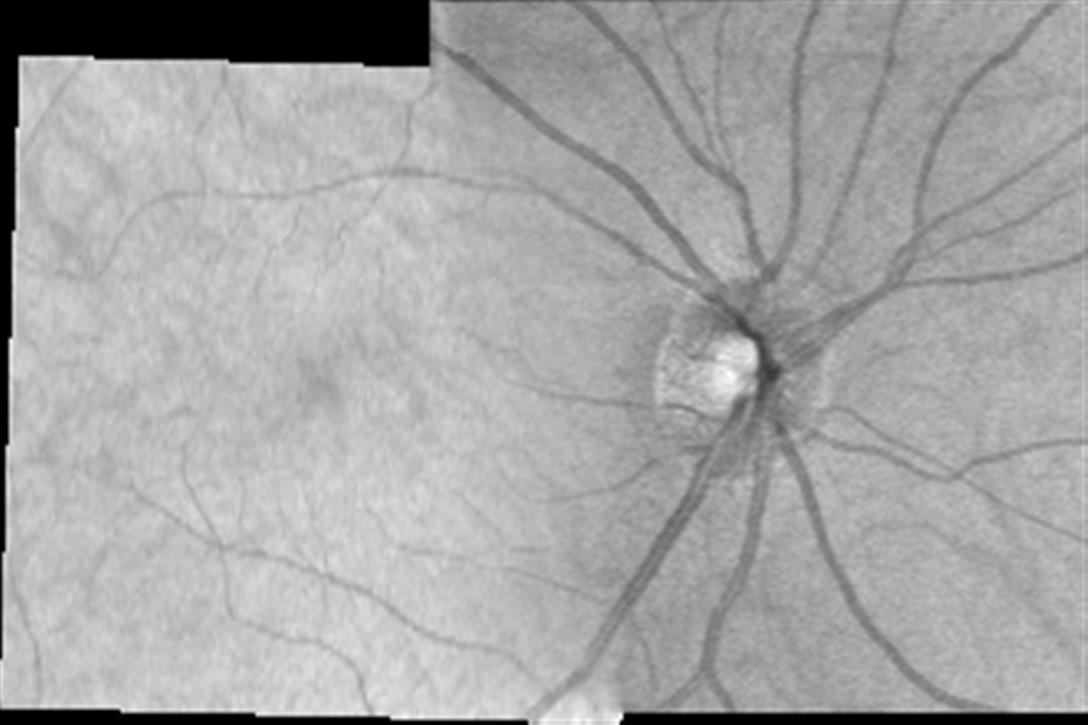
#> input picture Images/_OD1.jpeg, 1088 x 725 px, found by its file name; its folder holds only this picture in this run
$ python OpticDisk_Main.py   (older library calls are emulated)
#> lines starting #> are read from the running program, lines starting #| are printed output that depends on the picture; after the words box and inside, x2 and y2 are one past the last pixel; in counts of white or black regions, pixels touching at a corner belong together
import cv2
import time
import math
import random
import argparse
import numpy as np
import numpy.matlib as npmatlib
import matplotlib.pyplot as plt
from PIL import Image, ImageFilter
import statistics as stat
from skimage import io
from skimage import data
from skimage import color
from skimage.color import rgb2gray
from skimage.filters import gaussian
from skimage.measure import regionprops
from skimage.segmentation import active_contour
from skimage.filters import meijering, sato, frangi, hessian
from scipy.ndimage.filters import uniform_filter
from scipy.ndimage.measurements import variance

# [11 lines left out: function auto_canny, not called in this run]

def nothing(x):
    pass

# [211 lines left out: function crimmins, not called in this run]

def crop(img, i):
    # Returns dimensions of image
    height, width = img.shape[0:2]
    # Top and Bottom range
    startrow = int(height*.12)
    endrow = int(height*.88)
    startcol = int(width*.05)
    endcol = int(width*0.95)
    img = img[startrow:endrow, startcol:endcol]
    height, width = img.shape[0:2]
    # Finds the side of the Optic Disk
    side = find_eyeside(img, i)
    # Left and Right range
    if side == 'r':
        startcol = int(width*.40)
        endcol = int(width-10)
    elif side == 'l':
        startcol = int(10)
        endcol = int(width*.60)
    image = img[0:height, startcol:endcol]
    height, width = img.shape[0:2]
    image = image[20:520, 20:520]
    return image

# [22 lines left out: function conservative_smoothing_gray, not called in this run]

"""
def window_function(img):
    min_avg_px = np.zeros(5)
    sum_px = 0
    avg_px = 0.0
    cntr = 0
    i_min = 0
    i_max = 0
    j_min = 0
    j_max = 0
    height,width = img.shape[0:2]
    for k in range(3):
        for l in range(3):
            i_min = math.floor(0.125*width)*k
            i_max = min((math.floor(0.5*width)+math.floor(0.125*width)*k),width)

            j_min = math.floor(0.1*height)*l
            j_max = min((math.floor(0.4*height)+math.floor(0.1*height)*l),height)

            sum_px = 0
            avg_px = 0.0
            cntr = 0

        for i in range(i_min,i_max):
            for j in range(j_min,j_max):
                sum_px = sum_px + img[j,i]
                cntr = cntr + 1

        if(k==0 and l==0):
            min_avg_px[0] = float(sum_px/cntr)
        avg_px = float(sum_px/cntr)
        if(avg_px<min_avg_px[0]):
            min_avg_px[0] = avg_px
            min_avg_px[1] = i_min
            min_avg_px[2] = i_max
            min_avg_px[3] = j_min
            min_avg_px[4] = j_max

    w_img = np.zeros((int(min_avg_px[4]-min_avg_px[3]),int(min_avg_px[2] - min_avg_px[1])))
    for i in range(int(min_avg_px[1]),int(min_avg_px[2])):
        for j in range(int(min_avg_px[3]),int(min_avg_px[4])):
            w_img[(j-int(min_avg_px[3])),(i-int(min_avg_px[1]))] = img[j,i]

    cv2.imwrite('window6_open.jpeg',w_img)
    cv2.waitKey(0)
"""

# [5 lines left out: function write_image, not called in this run]
    # Convert the scale (values range) of the image
    #img = cv2.convertScaleAbs(img, alpha=(255.0))
    # Save file
    #plt.savefig(path, bbox_inches='tight')#, img, format = 'png')

def find_eyeside(img, i):
    #side = input('Enter the Optic-Disk Side (R or L): ')
    #side = 'r'
    kernel = kernel = np.ones((25,25),np.uint8)
    opening = cv2.morphologyEx(img, cv2.MORPH_OPEN, kernel)
    m, n = img.shape[0:2]
    min_intensity = 255
    for a in range(m):
        for b in range(n):
            if opening[a,b] < min_intensity:
                min_intensity = opening[a,b]
                x = a
                y = b
    if y > n/2:
        side = 'r'
    elif y <= n/2:
        side = 'l'
    return side

# [8 lines left out: function lee_filter, not called in this run]

def segment(img, blur=0.01, alpha=0.1, beta=0.1, gamma=0.001):
    height, width = img.shape[0:2]
    # Initial contour
    s = np.linspace(0, 2*np.pi, 400)
    #r = int(height/2*np.ones(len(s)) + height*np.sin(s)/2)
    #c = int(width/2*np.ones(len(s)) + width*np.cos(s)/2)
    row = int(height/2)
    column = int(width/2)
    r = row + (row-10)*np.sin(s)
    c = column + (column-10)*np.cos(s)
    init = np.array([r, c]).T

    # Parameters for Active Contour
    blur = 0.01
    alpha = 0.1
    beta = 0.1
    gamma = 0.001
    w_line = -5
    w_edge = 0

    # Active contour
    snake = active_contour(gaussian(img, blur), init, alpha, beta, gamma, coordinates='rc')
    #snake = active_contour(gaussian(img, 1), init, alpha, beta, w_line, w_edge, gamma, coordinates='rc')
    # boundary_condition='fixed' blur = 1, alpha = 0.1, beta=1, w_line = -5, w_edge=0, gamma = 0.1
    # Display the image with contour
    fig, ax = plt.subplots(figsize=(7, 7))
    ax.imshow(img, cmap=plt.cm.gray)
    ax.plot(init[:, 1], init[:, 0], '--r', lw=3)
    ax.plot(snake[:, 1], snake[:, 0], '-b', lw=3)
    ax.set_xticks([]), ax.set_yticks([])
    ax.axis([0, img.shape[1], img.shape[0], 0])
    plt.show()

# [104 lines left out: functions filterimage, houghcircles, not called in this run]

def removeBloodVessels(img,th_0,th_1):
    globalMin = 0
    globalMax = 255   # it is the maximum gray level of the image

    img_flat = img.flatten()
    localMin = np.min(img_flat[np.nonzero(img_flat)])   # minimum non-zero intensity value of the taken image
    localMax = max(img_flat)   # maximum intensity value of the taken image

    m, n = img.shape[0:2]
    kernel1 = np.ones((25,25),np.uint8)
    kernel0 = np.zeros((25,25),np.uint8)
    copy_img = np.zeros((m,n))
    copy_img = img.copy()

    for i in range(m):
        for j in range(n):
            copy_img[i,j] = ((copy_img[i,j]-localMin)* ((globalMax-globalMin))/((localMax-localMin))) + globalMin
    closing1 = cv2.morphologyEx(img, cv2.MORPH_CLOSE, kernel1)
    closing0 = cv2.morphologyEx(img, cv2.MORPH_CLOSE, kernel0)

    bottomHat1 = closing1 - copy_img
    bottomHat0 = closing0 - copy_img

    for i in range(m):
        for j in range(n):
            if bottomHat0[i,j] < th_0:
                bottomHat0[i,j] = 0
            else:
                bottomHat0[i,j] = 255
            if bottomHat1[i,j] < th_1:
                bottomHat1[i,j] = 0
    '''
    alpha = 2
    beta = -125
    bottomHat1 = cv2.convertScaleAbs(bottomHat1, alpha=alpha, beta=beta)
    new_greyimage = np.zeros((m,n),np.uint8)

    for i in range(m):
        for j in range(n):
            if (bottomHat0[i,j] == 255):
                new_greyimage[i,j] = bottomHat1[i,j]
    '''

    for i in range(m):
        for j in range(n):
            copy_img[i,j] = img[i,j] + bottomHat1[i,j]
            if(copy_img[i,j]>255):
                copy_img[i,j] = 255
    """
    plt.subplot(2,2,1),plt.imshow(img,cmap = 'gray')
    plt.title('crim'), plt.xticks([]), plt.yticks([])
    plt.subplot(2,2,2),plt.imshow(bottomHat1,cmap = 'gray')
    plt.title('bottomHat1'), plt.xticks([]), plt.yticks([])
    plt.subplot(2,2,3),plt.imshow(bottomHat0,cmap = 'gray')
    plt.title('bottomHat0'), plt.xticks([]), plt.yticks([])
    plt.subplot(2,2,4),plt.imshow(copy_img,cmap = 'gray')
    plt.title('crim+bottomHat1'), plt.xticks([]), plt.yticks([])
    plt.show()
    """

    # [6 lines of commented-out code are left out]

    return bottomHat0, bottomHat1

def threshold_tb(image, threshold = 50, th_type = 3):
    alpha = 180
    beta = 125
    s = 0
    cv2.namedWindow('Contrast')
    # create trackbars for color change
    cv2.createTrackbar('alpha','Contrast', alpha, 255, nothing)
    cv2.createTrackbar('beta','Contrast', beta, 255, nothing)
    cv2.createTrackbar('Threshold','Contrast', threshold, 255, nothing)
    cv2.createTrackbar('Type','Contrast', th_type, 4, nothing)
    # create switch for ON/OFF functionality
    cv2.createTrackbar('Switch', 'Contrast', s, 1, nothing)
    # get current positions of four trackbars
    while(s == 0):
        alpha = cv2.getTrackbarPos('alpha','Contrast')
        beta = cv2.getTrackbarPos('beta','Contrast')
        threshold = cv2.getTrackbarPos('Threshold','Contrast')
        th_type = cv2.getTrackbarPos('Type','Contrast')
        s = cv2.getTrackbarPos('Switch','Contrast')
        """
        #0: Binary
        #1: Binary Inverted
        #2: Threshold Truncated
        #3: Threshold to Zero
        #4: Threshold to Zero Inverted
        """
        _, dst = cv2.threshold(image, threshold, 255, th_type)
        cv2.imshow('Threshold', dst)
        k = cv2.waitKey(1) & 0xFF
        if k == 27:
            break
    cv2.destroyAllWindows()
    return dst

# [53 lines left out: functions bottomhat_tb, adaptive_tb, not called in this run]

if __name__=="__main__":

    # Image files location
    location1 = 'Documents\GitHub\Optic_Disk\Images\_OD'
    location2 = 'Documents\GitHub\Optic_Disk\Images_Processed\_OD'
    # Loop through all the images

    for index in range(1, 15):

        image1 = location1 + str(index) + '.jpeg'   # Filename
        image2 = location2 + str(index) + '.jpg'    # Filename
        img1 = cv2.imread(image1,0)             # Read image
#> img1 is the input picture: shape (725, 1088); min 0, max 255, mean 165.4
        img2 = cv2.imread(image2,0)             # Read image
        img1 = crop(img1, index)                    # Crop the image
#> in find_eyeside, `opening = cv2.morphologyEx(img, cv2.MORPH_OPEN, kernel)`:
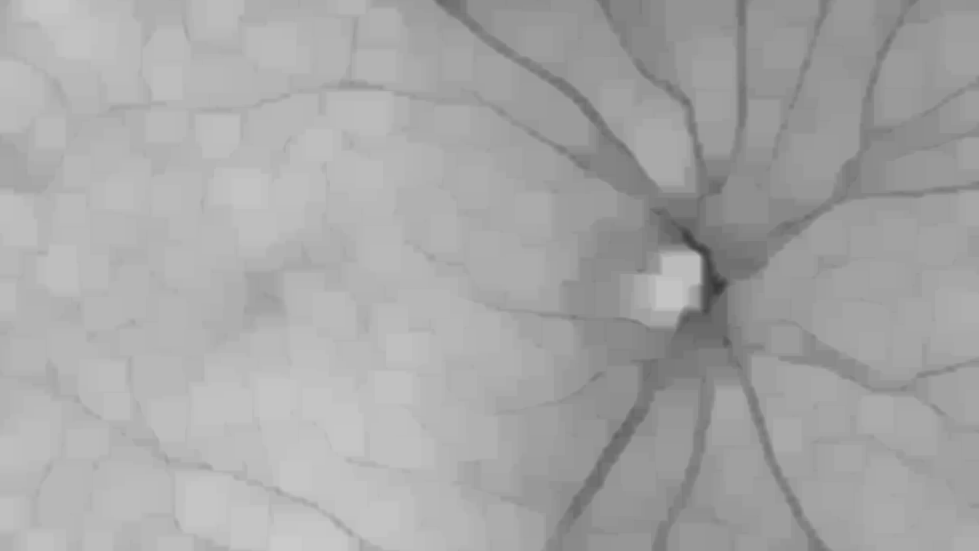
#> opening: shape (551, 979); min 56, max 202, mean 166.6
#> after the loop in find_eyeside, `for a in range(m):`: min_intensity = 56; x = 285; y = 716
#> in crop, `side = find_eyeside(img, i)`: side = 'r'
#> in crop, `image = image[20:520, 20:520]`:
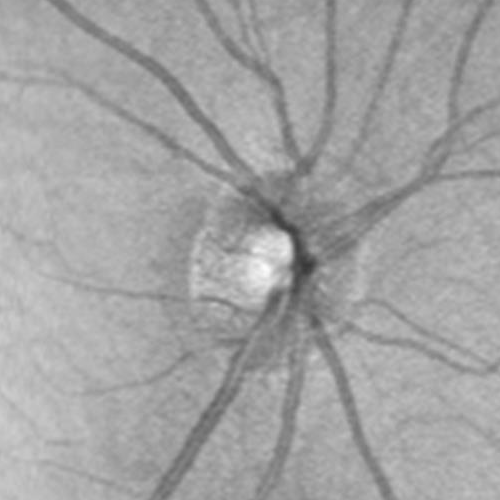
#> image: shape (500, 500); min 56, max 252, mean 163.2
        img = img1.copy()
        image = img.copy()
        final = image.copy()

        height, width = img.shape[0:2]
#> height = 500; width = 500

        _, bottomhat = removeBloodVessels(image,200,50)
#> in removeBloodVessels, `localMin = np.min(img_flat[np.nonzero(img_flat)])`: localMin = 56
#> in removeBloodVessels, `localMax = max(img_flat)`: localMax = 252
#> after the loop in removeBloodVessels, `for i in range(m):`:
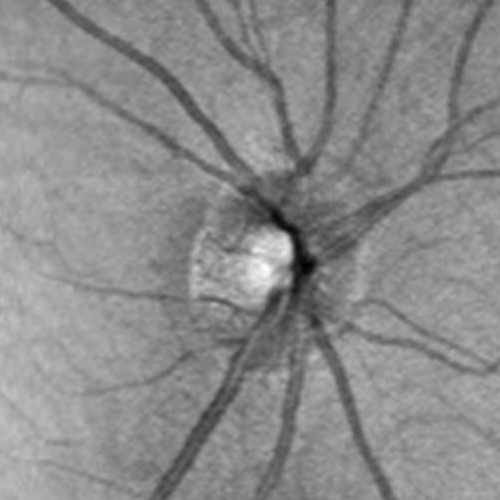
#> copy_img: shape (500, 500); min 0, max 255, mean 139
#> after the loop in removeBloodVessels, `for i in range(m):`:
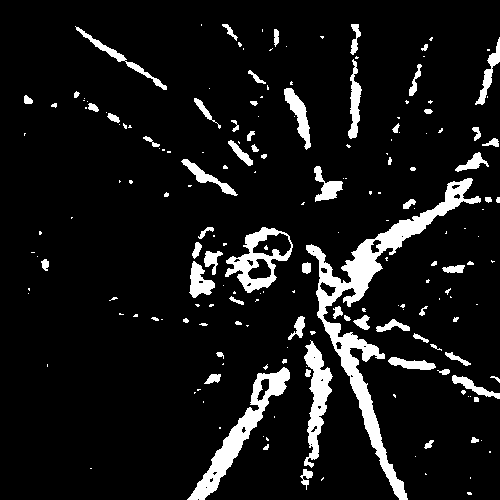
#> bottomHat0: shape (500, 500); 8.8% white; 193 white regions (119 under 20 px), largest, box (x1, y1, x2, y2) and area: (306, 178, 481, 500) 6917, (187, 367, 290, 500) 2643, (304, 340, 333, 468) 1620
#> after the loop in removeBloodVessels, `for i in range(m):`:
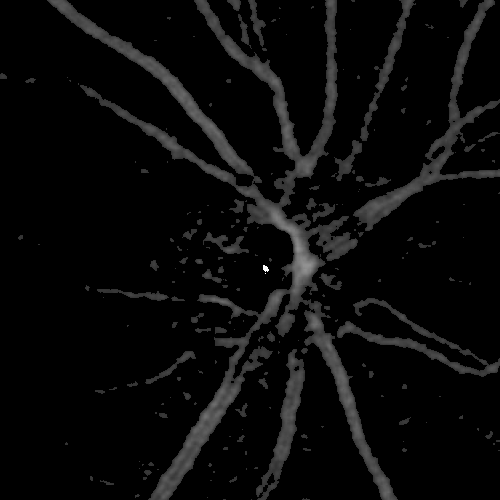
#> bottomHat1: shape (500, 500); min 0, max 255, mean 10.1
        bottomhat = threshold_tb(bottomhat)
#> (key Esc is pressed here)

        alpha = 2
        beta = -125
        #image = cv2.convertScaleAbs(image, alpha=alpha, beta=beta)
        final = image.copy()
        prev = np.zeros(10)

        for i in range(height):
            for j in range(width):
                if bottomhat[i,j] == 0:
                    for a in range(10):
                        prev[a] = final[i,j-a-1]
                    a = 1
                elif bottomhat[i,j] == 255:
                    pass
                else:
                    if a == 9:
                        a = 1
                    final[i,j] = prev[a]
                    a=a+1
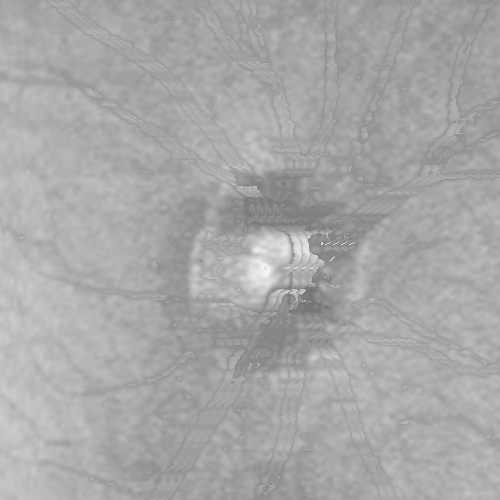
#> final: shape (500, 500); 14.15% of pixels changed, all inside (x1, y1, x2, y2) = (0, 0, 500, 500)
#> after the loop, prev = [170, 171, 172, 173, 178, 179, 180, 180, 179, 177]
        #final = cv2.GaussianBlur(final,(5,5),0)
        #final = cv2.medianBlur(final,3)
        final = cv2.blur(final,(5,5))
        cv2.imshow('original', image)
        cv2.imshow('final', final)
        path = 'Documents\GitHub\Optic_Disk\Images_Processed\_VR' + str(index) + '.jpeg'
        cv2.imwrite(path, final)

        """
        equ = cv2.equalizeHist(final)
        clahe1 = cv2.createCLAHE(clipLimit=2.0, tileGridSize=(8,8))
        clahe2 = cv2.createCLAHE(clipLimit=1.5, tileGridSize=(3,3))
        cl1 = clahe1.apply(final)
        cl2 = clahe2.apply(final)

        cv2.imshow('CLAHE1', cl1)
        cv2.imshow('CLAHE2', cl2)
        """
        cv2.waitKey(0)
        cv2.destroyAllWindows()

        segment(final)
#> in segment, `snake = active_contour(gaussian(img, blur), init, alpha, beta, gamma, ..`: snake = 400 pairs, first value 171.5 to 322.1, second value 189.9 to 329.3
#> in segment, `plt.show()`:
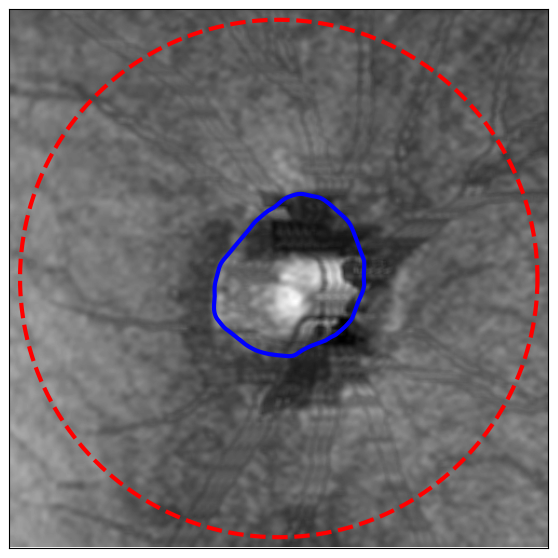
#> figure drawn by matplotlib, 1 panel
#> (the run stopped early here; a loop or call above may not have finished)
